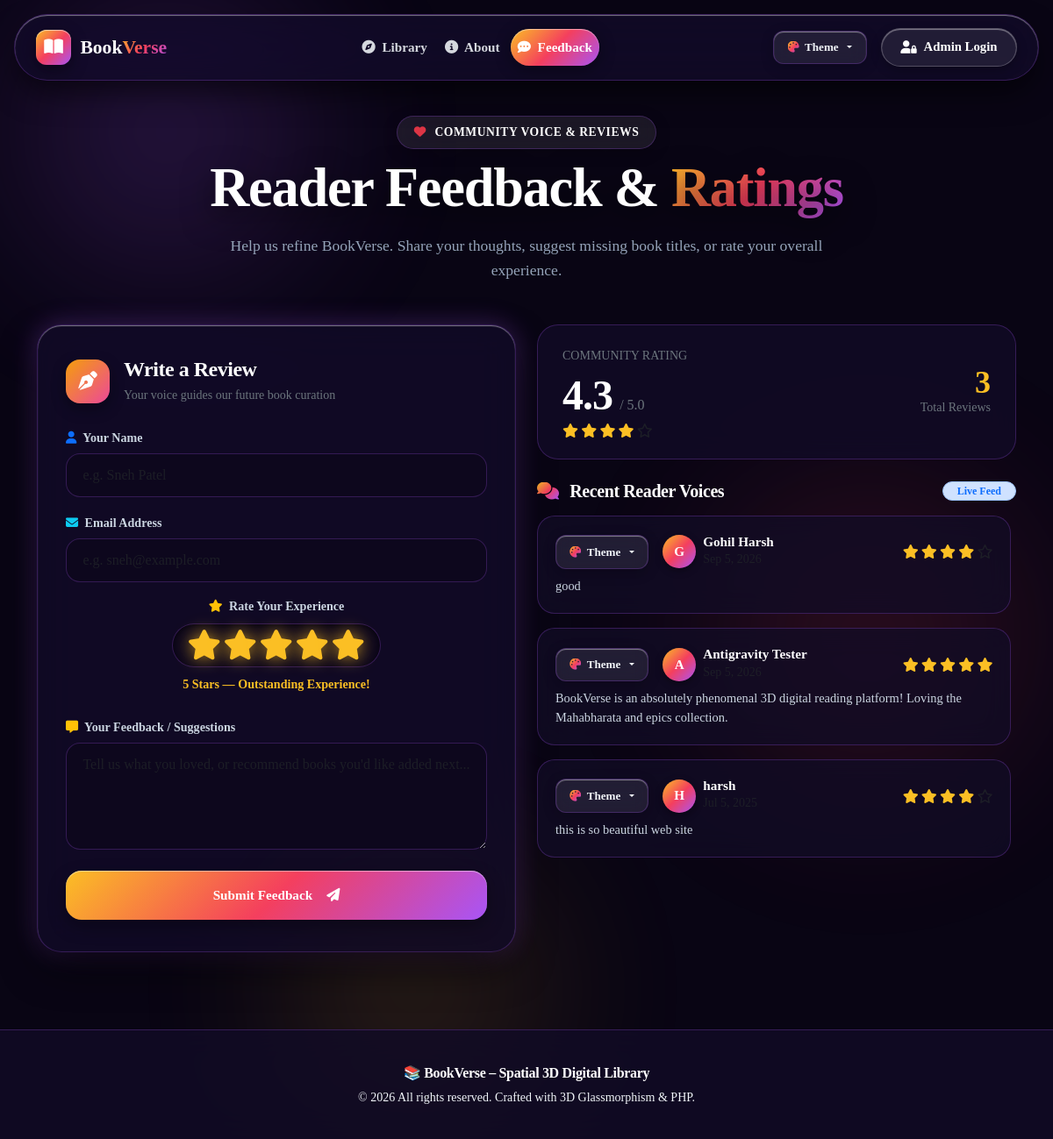
Page /feedback.php on the committed database.
### tables this page shows
CREATE TABLE `feedback` (
  `id` int(11) NOT NULL,
  `name` varchar(100) NOT NULL,
  `email` varchar(150) NOT NULL,
  `rating` tinyint(4) NOT NULL,
  `message` text NOT NULL,
  `created_at` timestamp NULL DEFAULT current_timestamp()
);

### feedback.php (the view, shortened to what this page needs)
<?php
include "db_conn.php";
$recent_feedbacks = [];
$avg_rating = 5.0;
$total_feedbacks = 0;
try {
    $stmt = $conn->query("SELECT * FROM feedback ORDER BY id DESC LIMIT 6");
    $recent_feedbacks = $stmt->fetchAll(PDO::FETCH_ASSOC);
    $avg_stmt = $conn->query("SELECT AVG(rating) as avg_r, COUNT(*) as cnt FROM feedback");
    $stats = $avg_stmt->fetch(PDO::FETCH_ASSOC);
    if ($stats && $stats['cnt'] > 0) {
        $avg_rating = round(floatval($stats['avg_r']), 1);
        $total_feedbacks = intval($stats['cnt']);
    }
} catch (Exception $e) {
}
?>
<!DOCTYPE html>
<html lang="en">
<head>
    <link href="https://cdn.jsdelivr.net/npm/bootstrap@5.3.3/dist/css/bootstrap.min.css" rel="stylesheet" />
    <link href="https://cdnjs.cloudflare.com/ajax/libs/font-awesome/6.5.1/css/all.min.css" rel="stylesheet" />
    <link href="css/style.css?v=<?= time() ?>" rel="stylesheet" />
</head>
<body>
    <div class="ambient-scene">
        <div class="ambient-orb ambient-orb-1"></div>
        <div class="ambient-orb ambient-orb-2"></div>
        <div class="ambient-orb ambient-orb-3"></div>
    </div>
    <div class="glass-navbar-wrapper">
        <nav class="navbar navbar-expand-lg glass-navbar">
            <div class="container-fluid px-0">
                <a class="navbar-brand" href="index.php">
                    <span class="brand-icon-3d">
                        <i class="fas fa-book-open"></i>
                    </span>
                    <span>Book<span class="text-gradient">Verse</span></span>
                </a>
                <div class="collapse navbar-collapse" id="navbarFeedback">
                    <ul class="navbar-nav mx-auto nav-pills-glass gap-1 my-2 my-lg-0">
                        <li class="nav-item">
                            <a class="nav-link" href="index.php"><i class="fas fa-compass me-1"></i> Library</a>
                        </li>
                        <li class="nav-item">
                            <a class="nav-link" href="about.php"><i class="fas fa-info-circle me-1"></i> About</a>
                        </li>
                        <li class="nav-item">
                            <a class="nav-link active" href="feedback.php"><i class="fas fa-comment-dots me-1"></i> Feedback</a>
                        </li>
                    </ul>
                    <div class="d-flex align-items-center gap-2">
                    <div class="dropdown me-2">
                        <button class="btn-glass-outline btn-glass-sm dropdown-toggle" type="button" id="themeSelectBtn" data-bs-toggle="dropdown" aria-expanded="false" title="Change Theme Palette">
                            <i class="fas fa-palette text-gradient"></i> Theme
                        </button>
                    </div>
                        <?php if (isset($_SESSION['user_id'])): ?>
                            <a href="admin.php" class="nav-auth-btn">
                                <i class="fas fa-shield-alt text-warning"></i> Dashboard
                            </a>
                            <a href="logout.php" class="btn-glass-outline btn-glass-sm">
                                <i class="fas fa-sign-out-alt"></i> Logout
                            </a>
                        <?php else: ?>
                            <a href="login.php" class="nav-auth-btn">
                                <i class="fas fa-user-lock"></i> Admin Login
                            </a>
                        <?php endif; ?>
                    </div>
                </div>
            </div>
        </nav>
    </div>
    <main class="container py-4" style="position: relative; z-index: 1; max-width: 1140px;">
        <div class="text-center mb-5">
            <div class="hero-badge mb-2">
                <i class="fas fa-heart text-danger"></i> Community Voice & Reviews
            </div>
            <h1 class="hero-title">
                Reader Feedback & <span class="text-gradient">Ratings</span>
            </h1>
            <p class="hero-subtitle">
                Help us refine BookVerse. Share your thoughts, suggest missing book titles, or rate your overall experience.
            </p>
        </div>
        <div class="row g-4 align-items-start justify-content-center">
            <div class="col-lg-6">
                <div class="feedback-form-card">
                    <div class="d-flex align-items-center gap-3 mb-4">
                        <div class="feedback-icon-badge" style="background: var(--grad-sunset);">
                            <i class="fas fa-pen-nib"></i>
                        </div>
                        <div>
                            <h2 class="h4 font-display text-white mb-1">Write a Review</h2>
                            <p class="text-secondary small mb-0">Your voice guides our future book curation</p>
                        </div>
                    </div>
                    <form action="php/feedback-process.php" method="post" id="feedbackForm">
                        <div class="mb-3">
                            <label class="form-label-glass" for="fb_name">
                                <i class="fas fa-user text-primary me-1"></i> Your Name
                            </label>
                            <input type="text" id="fb_name" name="name" class="form-control form-control-glass" placeholder="e.g. Sneh Patel" required>
                        </div>
                        <div class="mb-3">
                            <label class="form-label-glass" for="fb_email">
                                <i class="fas fa-envelope text-info me-1"></i> Email Address
                            </label>
                            <input type="email" id="fb_email" name="email" class="form-control form-control-glass" placeholder="e.g. sneh@example.com" required>
                        </div>
                        <div class="mb-4 text-center">
                            <label class="form-label-glass d-block mb-2">
                                <i class="fas fa-star text-warning me-1"></i> Rate Your Experience
                            </label>
                            <div class="star-rating-box-interactive" id="starRatingBox">
                                <i class="fas fa-star selected" data-value="1" title="1 Star - Poor"></i>
                                <i class="fas fa-star selected" data-value="2" title="2 Stars - Fair"></i>
                                <i class="fas fa-star selected" data-value="3" title="3 Stars - Good"></i>
                                <i class="fas fa-star selected" data-value="4" title="4 Stars - Very Good"></i>
                                <i class="fas fa-star selected" data-value="5" title="5 Stars - Outstanding"></i>
                            </div>
                            <div class="rating-label-display" id="ratingLabel">5 Stars — Outstanding Experience!</div>
                        </div>
                        <div class="mb-4">
                            <label class="form-label-glass" for="fb_message">
                                <i class="fas fa-comment-alt text-warning me-1"></i> Your Feedback / Suggestions
                            </label>
                            <textarea id="fb_message" name="message" class="form-control form-control-glass" rows="4" placeholder="Tell us what you loved, or recommend books you'd like added next..." required></textarea>
                        </div>
                        <button type="submit" class="btn-glass-3d w-100 py-3">
                            <span>Submit Feedback</span> <i class="fas fa-paper-plane ms-2"></i>
                        </button>
                    </form>
                </div>
            </div>
            <div class="col-lg-6">
                <div class="feedback-summary-card mb-4">
                    <div class="d-flex align-items-center justify-content-between">
                        <div>
                            <div class="text-secondary small font-weight-bold text-uppercase">Community Rating</div>
                            <div class="d-flex align-items-baseline gap-2 mt-1">
                                <span class="display-5 font-weight-bold text-white font-display"><?= $avg_rating ?></span>
                                <span class="text-secondary">/ 5.0</span>
                            </div>
                            <div class="star-display-gold mt-1">
                                <?php
                                    $fullStars = floor($avg_rating);
                                    for ($s = 1; $s <= 5; $s++) {
                                        if ($s <= $fullStars) {
                                            echo '<i class="fas fa-star"></i>';
                                        } else {
                                            echo '<i class="far fa-star text-muted"></i>';
                                        }
                                    }
                                ?>
                            </div>
                        </div>
                        <div class="text-end">
                            <div class="stat-bubble-count"><?= $total_feedbacks ?></div>
                            <div class="text-secondary small">Total Reviews</div>
                        </div>
                    </div>
                </div>
                <div class="recent-reviews-header d-flex align-items-center justify-content-between mb-3">
                    <h3 class="h5 text-white font-display mb-0">
                        <i class="fas fa-comments text-gradient me-2"></i> Recent Reader Voices
                    </h3>
                    <span class="badge bg-primary-subtle text-primary border border-primary-subtle rounded-pill px-3 py-1 small">
                        Live Feed
                    </span>
                </div>
                <?php if (empty($recent_feedbacks)): ?>
                    <div class="feedback-review-card text-center py-4">
                        <i class="fas fa-comment-dots fa-2x text-muted mb-2"></i>
                        <p class="text-secondary mb-0">Be the first to share your feedback for BookVerse!</p>
                    </div>
                <?php else: ?>
                    <div class="feedback-reviews-list">
                        <?php foreach ($recent_feedbacks as $fb): ?>
                            <div class="feedback-review-card">
                                <div class="d-flex align-items-center justify-content-between mb-2">
                                    <div class="d-flex align-items-center gap-2">
                    <div class="dropdown me-2">
                        <button class="btn-glass-outline btn-glass-sm dropdown-toggle" type="button" id="themeSelectBtn" data-bs-toggle="dropdown" aria-expanded="false" title="Change Theme Palette">
                            <i class="fas fa-palette text-gradient"></i> Theme
                        </button>
                    </div>
                                        <div class="reviewer-avatar">
                                            <?= strtoupper(substr($fb['name'], 0, 1)) ?>
                                        </div>
                                        <div>
                                            <div class="reviewer-name"><?= htmlspecialchars($fb['name']) ?></div>
                                            <div class="reviewer-time small text-muted">
                                            </div>
                                        </div>
                                    </div>
                                    <div class="star-display-gold small">
                                        <?php
                                            $r = intval($fb['rating']);
                                            for ($s = 1; $s <= 5; $s++) {
                                                echo ($s <= $r) ? '<i class="fas fa-star"></i>' : '<i class="far fa-star text-muted"></i>';
                                            }
                                        ?>
                                    </div>
                                </div>
                                <p class="reviewer-text mb-0">
                                    <?= nl2br(htmlspecialchars($fb['message'])) ?>
                                </p>
                            </div>
                        <?php endforeach; ?>
                    </div>
                <?php endif; ?>
            </div>
        </div>
    </main>
    <footer class="glass-footer">
        <div class="container">
            <p class="mb-1 font-display font-weight-bold text-white">📚 BookVerse – Spatial 3D Digital Library</p>
            <p class="mb-0 small">&copy; <?= date("Y") ?> All rights reserved. Crafted with 3D Glassmorphism & PHP.</p>
        </div>
    </footer>
</body>
</html>

### rows in the picture
feedback: name "G", name "Gohil Harsh", rating 4 (drawn), message "good"
feedback: name "A", name "Antigravity Tester", rating 5 (drawn), message "BookVerse is an absolutely phenomenal 3D digital reading platform! Loving the Mahabharata and epics collection."
feedback: name "H", name "harsh", rating 4 (drawn), message "this is so beautiful web site"

### other values in the picture
$avg_rating "4.3"
$total_feedbacks "3"
